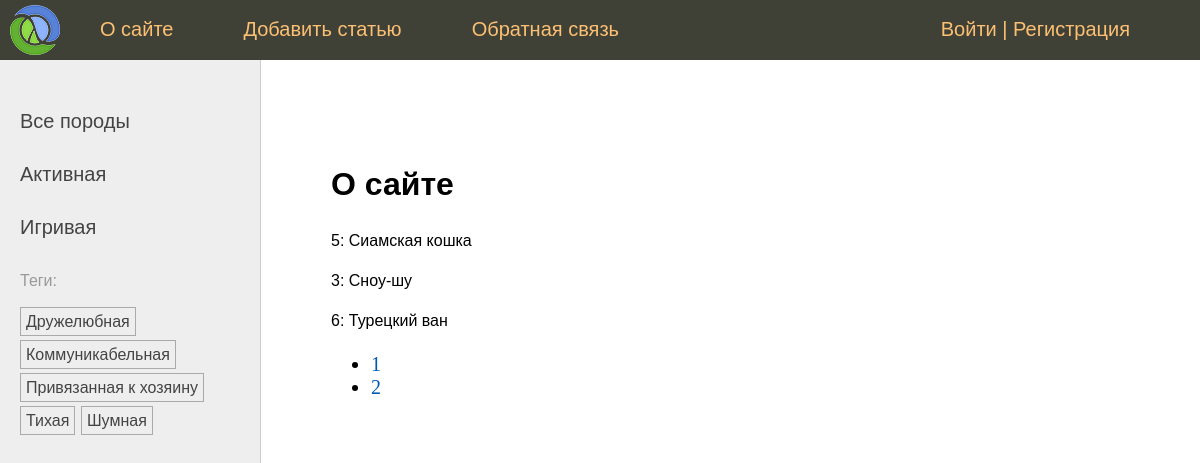
Before: /about/?page=2 with the older database file.
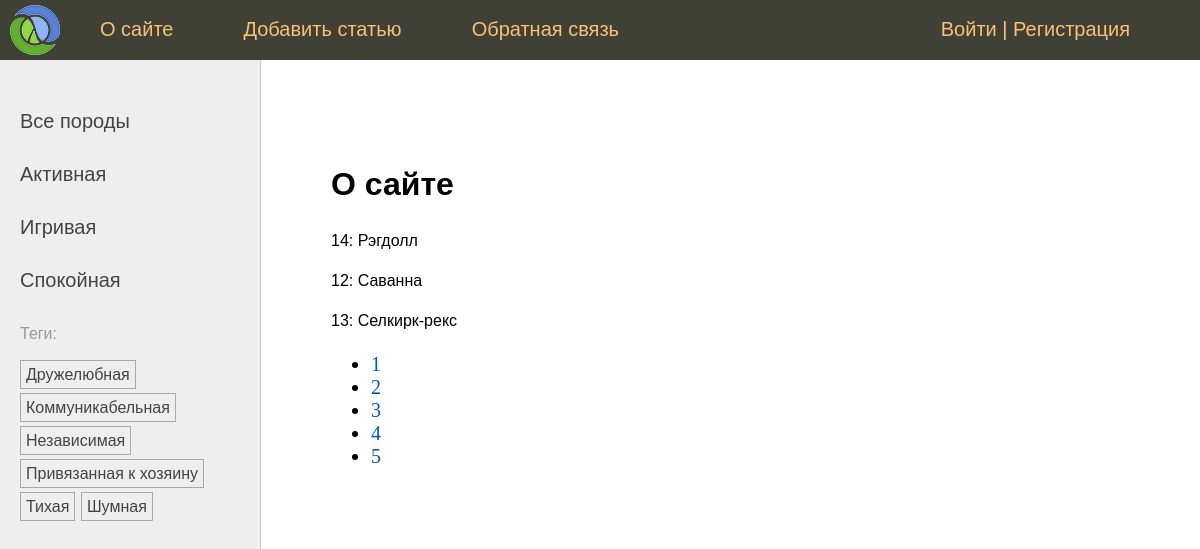
After: the same page with the newer database file.
### cats/models.py (models this page shows, shortened)
class Species(models.Model):
    name = models.CharField(
        max_length=100,
        db_index=True,
        verbose_name="Породы"
        )
    slug = models.SlugField(
        max_length=255,
        unique=True,
        db_index=True
        )
    class Meta:
        verbose_name = "Порода"
        verbose_name_plural = "Породы"
    def get_absolute_url(self):
        return reverse("species", kwargs={"spec_slug": self.slug})

class TagPost(models.Model):
    tag = models.CharField(
        max_length=100,
        db_index=True,
        )
    slug = models.SlugField(
        max_length=255,
        unique=True,
        )
    def get_absolute_url(self):
        return reverse("tag", kwargs={"tag_slug": self.slug})

class Cat(models.Model):
    class Status(models.IntegerChoices):
        DRAFT = 0, "Черновик"
        PUBLISHED = 1, "Опубликовано"
    title = models.CharField(
        max_length=255,
        verbose_name="Заголовок",
        )
    slug = models.SlugField(
        max_length=100,
        unique=True,
        db_index=True,
        verbose_name="Slug",
        blank=True
        )
    photo = models.ImageField(
        upload_to="photos/%Y/%m/%d",
        default=None,
        blank=True,
        null=True,
        verbose_name="Фото")
    content = models.TextField(
        blank=True,
        verbose_name="Текст статьи",
        )
    time_create = models.DateTimeField(
        auto_now_add=True,
        verbose_name="Время создания",
        )
    time_update = models.DateTimeField(
        auto_now=True,
        verbose_name="Время изменения",
        )
    is_published = models.IntegerField(
        choices=Status.choices,
        default=Status.PUBLISHED,
        verbose_name="Статус",
        )
    spec = models.ForeignKey(
        "Species",
        on_delete=models.PROTECT,
        related_name="posts",
        verbose_name="Породы",
        )
    tags = models.ManyToManyField(
        "TagPost",
        blank=True,
        related_name="tags",
        verbose_name="Теги",
        )
    owner = models.OneToOneField(
        "Owner",
        on_delete=models.SET_NULL,
        null=True,
        blank=True,
        verbose_name="Хозяин",
        )
    objects = models.Manager()
    published = PublishedManager()
    def __str__(self) -> str:
        return self.title
    class Meta:
        verbose_name = "Котик"
        verbose_name_plural = "Котики"
        ordering = ["title", ]
        indexes = [
            models.Index(fields=["title"]),  # Ускоряет поиск по полю, но увеличивает объем данных
        ] # неявный порядок сортировки

### cats/views.py (the view)
# urls.py: path("about/", views.about, name='about'),
def about(request):
    contact_list = Cat.published.all()
    paginator = Paginator(contact_list, 3)
    page_number = request.GET.get("page")
    page_obj = paginator.get_page(page_number)
    return render(request, "cats/about.html", {"title": "О сайте", "page_obj": page_obj})

### cats/models.py (called while the page is built)
    def get_queryset(self):
        return super().get_queryset().filter(is_published=Cat.Status.PUBLISHED)

### cats/templatetags/cat_tags.py (called while the page is built)
@register.inclusion_tag("cats/list_categories.html")
def show_categories(spec_selected=0):
    specs = Species.objects.annotate(total=Count("posts")).filter(posts__is_published=True).filter(total__gt=0)
    return {"specs": specs, "spec_selected": spec_selected}

@register.inclusion_tag("cats/list_tags.html")
def show_all_tags():
    return {"tags": TagPost.objects.annotate(total=Count("tags")).filter(total__gt=0)}

### users/context_processors.py (called while the page is built)
def get_cat_context(requset):
    return {"mainmenu": menu}

### cats/templates/cats/about.html
{% extends 'base.html' %}
{% block content %}
<h1>{{title}}</h1>
{% for item in page_obj%}
<p>{{ item.pk }}: {{ item }}</p>
{% endfor %}
<nav>
    <ul>
        {% for p in page_obj.paginator.page_range %}
    <li>
        <a href="?page={{ p }}">{{ p }}</a>
    </li>
        {% endfor %}
    </ul>
</nav>
{% endblock %}

### cats/templates/cats/list_categories.html
{% for spec in specs%}
    {% if spec.pk == spec_selected %}
        <li class="selected">{{ spec.name }}</li>
    {% else %}
        <li><a href="{{ spec.get_absolute_url }}">{{ spec.name }}</a></li>
    {% endif %}
{% endfor %}

### cats/templates/cats/list_tags.html
{% if tags %}
    <p>Теги:</p>
    <ul class="tags-list">
        {% for t in tags %}
            <li><a href="{{t.get_absolute_url}}">{{t.tag}}</a></li>
        {% endfor %}
    </ul>
{% endif %}

Changed rows visible on the page:
no longer on this page (row unchanged): Cat: pk "5", title "Сиамская кошка"
no longer on this page (row unchanged): Cat: pk "3", title "Сноу-шу"
no longer on this page (row unchanged): Cat: pk "6", title "Турецкий ван"
added Species: name "Спокойная"
added TagPost: tag "Независимая"
added Cat: pk "14", title "Рэгдолл"
added Cat: pk "12", title "Саванна"
added Cat: pk "13", title "Селкирк-рекс"
Other visible differences:
new list line: "3"
new list line: "4"
new list line: "5"
